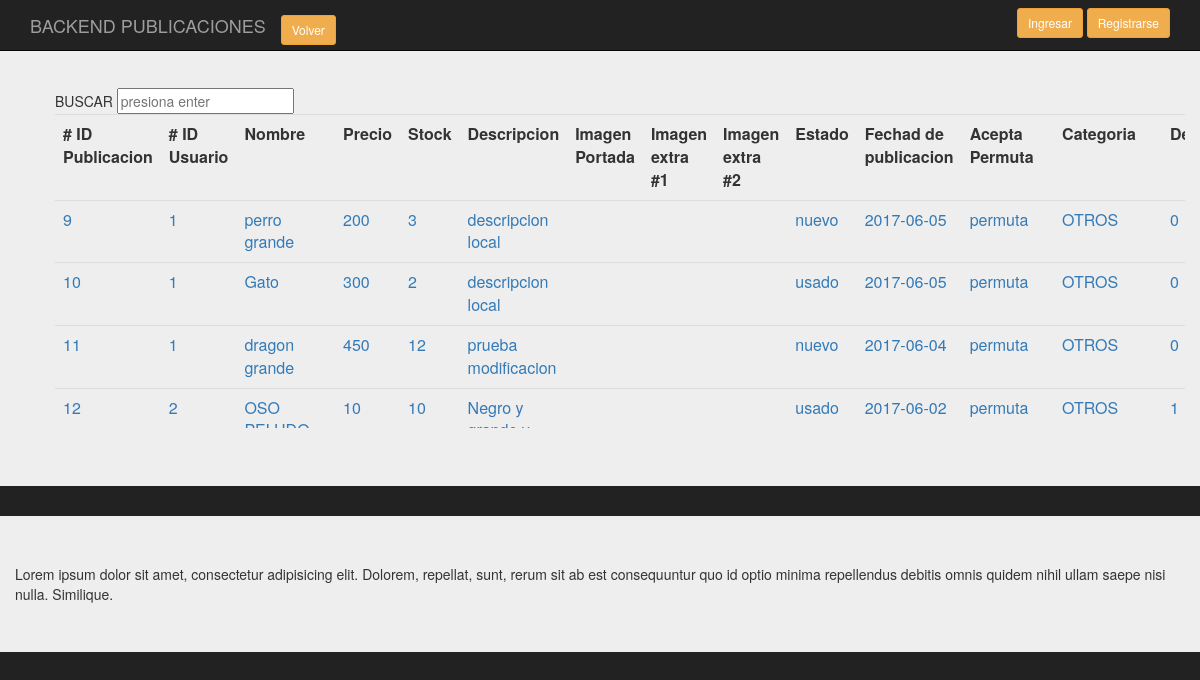
Page /backend/Presentacion/BackPublicacion.php on the earlier database version.
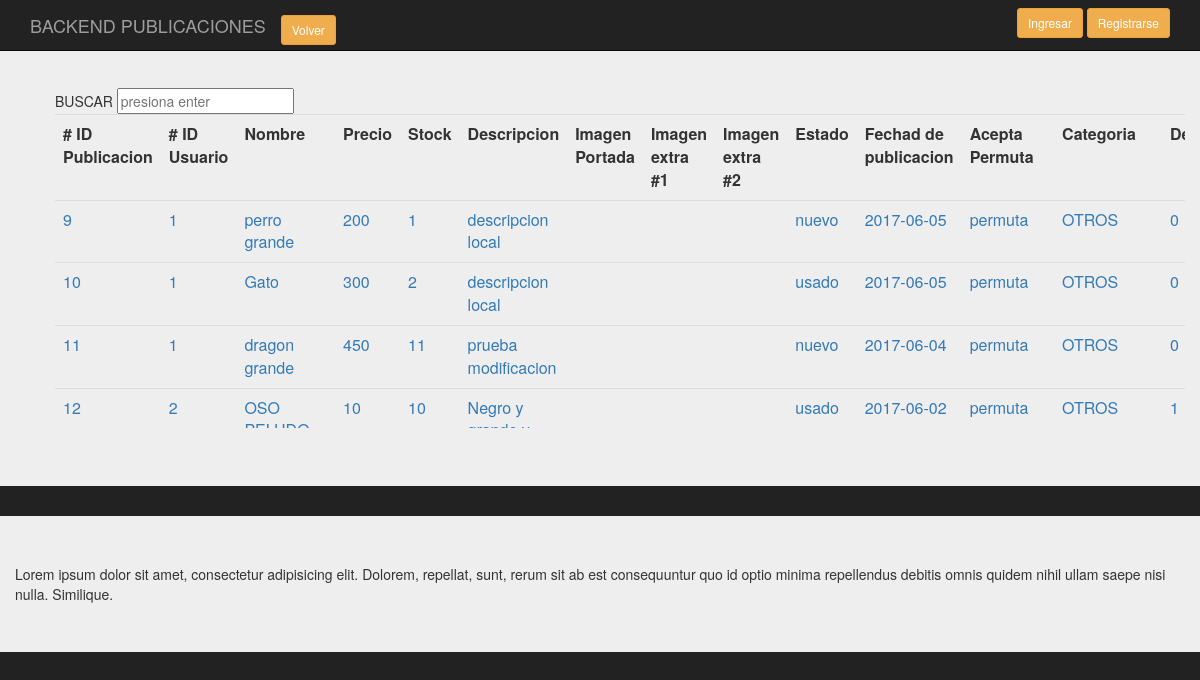
Same page on the later database version.
### tables this page shows
CREATE TABLE `publicacion` (
  `id_pub` int(11) NOT NULL,
  `id_usup` int(11) NOT NULL,
  `nom_pub` varchar(40) DEFAULT NULL,
  `precio_pub` int(11) DEFAULT NULL,
  `stock_pub` int(11) DEFAULT NULL,
  `descripcion_pub` varchar(400) DEFAULT NULL,
  `img01_pub` varchar(20) DEFAULT NULL,
  `img02_pub` varchar(20) NOT NULL,
  `img03_pub` varchar(20) NOT NULL,
  `nuevo_pub` varchar(20) DEFAULT NULL,
  `fecha_pub` date DEFAULT NULL,
  `acepta_permuta_pub` varchar(20) DEFAULT NULL,
  `categoria_pub` varchar(20) DEFAULT NULL,
  `denuncia_pub` tinyint(1) DEFAULT NULL,
  `activa` varchar(20) NOT NULL
);

### backend/clases/Publicacion.class.php (called while the page is built, shortened)
<?php
require_once('../persistencia/PersistenciaPublicacion.class.php');
class Publicacion
{
    public function consultaTodos($conex)
    {
      $pu=new PersistenciaPublicacion;
      $datos= $pu->consTodos($conex);
      return $datos;
    }
}
?>

### backend/persistencia/PersistenciaPublicacion.class.php (called while the page is built, shortened)
<?php
class PersistenciaPublicacion
{
   public function consTodos( $conex)
   {
        $sql = "select * from publicacion";
        $result = $conex->prepare($sql);
		$result->execute();
		$resultados=$result->fetchAll();
       return $resultados;
    }
 }
?>

### backend/Presentacion/BackPublicacion.php (the view, shortened to what this page needs)
<?php
require_once('../clases/Publicacion.class.php');
?>
<!doctype html>
<html lang="en">
<head>
<link rel="stylesheet" href="https://maxcdn.bootstrapcdn.com/bootstrap/3.3.7/css/bootstrap.min.css">
<link rel="stylesheet" href="../css/estilos.css">
	</head>
<body>
		<div class="container">
			<nav class="navbar navbar-inverse navbar-fixed-top">
				  <div class="container">
					<div class="navbar-header">
					  <a class="navbar-brand" href="#">BACKEND PUBLICACIONES</a>
					  <div class="navbar-brand">
						<a href="index.php" class="btn btn-warning btn-sm">Volver</a>
					  </div>
					</div>
					<div id="navbar" class="navbar-collapse collapse">
					  <form class="navbar-form navbar-right">
						<a href="singin.php" class="btn btn-warning btn-sm">Ingresar</a>
						<a href="Login.php" class="btn btn-warning btn-sm">Registrarse</a>
					  </form>
					</div>
				  </div>
			</nav>
		</div>
		<div class="jumbotron">
			<div class="container-fluid">
				<section class="main row">
					<div class="col-md-12">
					<ol class="pre-scrollable">
										<table class="table">
																<form class="forma-busqueda cf" action="/search.php" method="post">
																	<input name="keywords" id="search_box" type="text" placeholder="presiona enter" >
																</form>
													<tr>
														<th># ID Publicacion</th>
														<th># ID Usuario</th>
														<th>Nombre</th>
														<th>Precio</th>
														<th>Stock</th>
														<th>Descripcion</th>
														<th>Imagen Portada</th>
														<th>Imagen extra #1</th>
														<th>Imagen extra #2</th>
														<th>Estado</th>
														<th>Fechad de publicacion</th>
														<th>Acepta Permuta</th>
														<th>Categoria</th>
														<th>Denuncia</th>
													</tr>
												<?php
													$conex = conectar();
													$d = new Publicacion();
													$datos_d=$d->consultaTodos($conex);
													$cuenta=count($datos_d);
												?>
												<?php
												for ($i=0;$i<$cuenta;$i++)
												{
												?>
													<tr>
															<td><a value="<?php echo $datos_d[$i][0]?>"  ><?php echo $datos_d[$i][0]?></a></td>
															<td><a value="<?php echo $datos_d[$i][0]?>"  ><?php echo $datos_d[$i][1]?></a></td>
															<td><a value="<?php echo $datos_d[$i][0]?>"  ><?php echo $datos_d[$i][2]?></a></td>
															<td><a value="<?php echo $datos_d[$i][0]?>"  ><?php echo $datos_d[$i][3]?></a></td>
															<td><a value="<?php echo $datos_d[$i][0]?>"  ><?php echo $datos_d[$i][4]?></a></td>
															<td class="pre-scrollable"><a value="<?php echo $datos_d[$i][0]?>"  ><?php echo $datos_d[$i][5]?></a></td>
															<td><a value="<?php echo $datos_d[$i][0]?>"  ><?php echo $datos_d[$i][6]?></a></td>
															<td><a value="<?php echo $datos_d[$i][0]?>"  ><?php echo $datos_d[$i][7]?></a></td>
															<td><a value="<?php echo $datos_d[$i][0]?>"  ><?php echo $datos_d[$i][8]?></a></td>
															<td><a value="<?php echo $datos_d[$i][0]?>"  ><?php echo $datos_d[$i][9]?></a></td>
															<td><a value="<?php echo $datos_d[$i][0]?>"  ><?php echo $datos_d[$i][10]?></a></td>
															<td><a value="<?php echo $datos_d[$i][0]?>"  ><?php echo $datos_d[$i][11]?></a></td>
															<td><a value="<?php echo $datos_d[$i][0]?>"  ><?php echo $datos_d[$i][12]?></a></td>
															<td><a value="<?php echo $datos_d[$i][0]?>"  ><?php echo $datos_d[$i][13]?></a></td>
													</tr>
												<?php
												}
												?>
										</table>
					</ol>
					</div>
				</section>
			</div>
		</div>
		<div class="jumbotron">
		<div class="container">
			<div class="row">
			Lorem ipsum dolor sit amet, consectetur adipisicing elit. Dolorem, repellat, sunt, rerum sit ab est consequuntur quo id optio minima repellendus debitis omnis quidem nihil ullam saepe nisi nulla. Similique.
		</div>
		</div>
</body>
</html>

Differences in the rows shown:
changed publicacion "perro grande": stock_pub "3" → "1"
changed publicacion "dragon grande": stock_pub "12" → "11"
